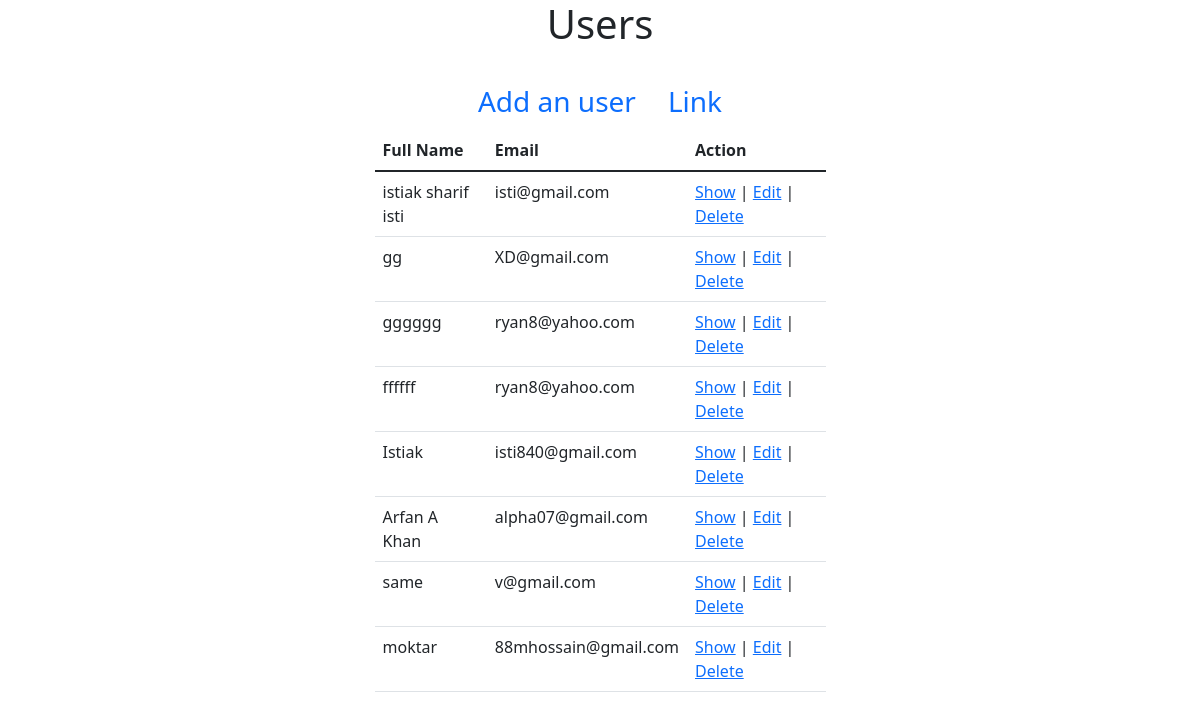
Screenshot of /admin/Users/index.php (signed in) with the database file from the repository.
### tables this page shows
CREATE TABLE `user` (
  `id` int(11) NOT NULL,
  `full_name` varchar(255) NOT NULL,
  `user_name` varchar(255) NOT NULL,
  `email` varchar(255) NOT NULL,
  `password` varchar(255) NOT NULL,
  `picture` varchar(255) DEFAULT NULL,
  `phone_number` varchar(255) DEFAULT NULL,
  `created_at` datetime NOT NULL DEFAULT CURRENT_TIMESTAMP,
  `modified_at` datetime NOT NULL DEFAULT CURRENT_TIMESTAMP,
  `is_deleted` tinyint(4) NOT NULL DEFAULT '0'
);

### src/User.php (called while the page is built, shortened)
<?php
class User{
    public $conn = null;
    public function __construct()
    {
        $this->conn = new PDO("mysql:host=localhost;dbname=ecommerce",
            'root', '');
        $this->conn->setAttribute(PDO::ATTR_ERRMODE,
            PDO::ERRMODE_EXCEPTION);
    }
    public function index(){
        $query = "SELECT * FROM `user`";
        $stmt = $this->conn->prepare($query);
        $result = $stmt->execute();
        $users = $stmt->fetchAll();
        return $users;
    }
}
?>

### admin/Users/index.php (the view, shortened to what this page needs)
<?php
$_user = new User();
$users = $_user->index();
?>
<!doctype html>
<html lang="en">
<head>
    <link href="https://cdn.jsdelivr.net/npm/bootstrap@5.1.3/dist/css/bootstrap.min.css" rel="stylesheet">
</head>
<body>
<section>
    <div class="container">
        <div class="row justify-content-center">
            <div class="col-md-5">
                <h1 class="text-center mb-4">Users</h1>
                <ul class="nav justify-content-center fs-3">
                    <li class="nav-item">
                        <a class="nav-link active" aria-current="page" href="create.php">
                            Add an user
                        </a>
                    </li>
                    <li class="nav-item">
                        <a class="nav-link" href="#">Link</a>
                    </li>
                </ul>
                <table class="table">
                    <thead>
                    <tr>
                        <th scope="col">Full Name</th>
                        <th scope="col">Email</th>
                        <th scope="col">Action</th>
                    </tr>
                    </thead>
                    <tbody>
                    <?php
                    if (count($users) > 0):
                        foreach ($users as $user):
                            ?>
                            <tr>
                                <td><?= $user['full_name']?></td>
                                <td><?= $user['email']?></td>
                                <td><a href="show.php?id=<?=$user['id'];?>">Show</a>
                                    |
                                    <a href="edit.php?id=<?=$user['id'];?>">Edit</a>
                                    |
                                    <a href="delete.php?id=<?=$user['id'];?>"
                                       onclick="return confirm('Are you sure you want to delete?')">
                                        Delete
                                    </a>
                                </td>
                            </tr>
                        <?php
                        endforeach;
                    endif;
                    ?>
                    </tbody>
                </table>
            </div>
        </div>
    </div>
</section>
</body>
</html>

### rows the page displays
user: full_name "istiak sharif isti", email "isti@gmail.com"
user: full_name "gg", email "XD@gmail.com"
user: full_name "gggggg", email "ryan8@yahoo.com"
user: full_name "ffffff", email "ryan8@yahoo.com"
user: full_name "Istiak", email "isti840@gmail.com"
user: full_name "Arfan A Khan", email "alpha07@gmail.com"
user: full_name "same", email "v@gmail.com"
user: full_name "moktar", email "88mhossain@gmail.com"
